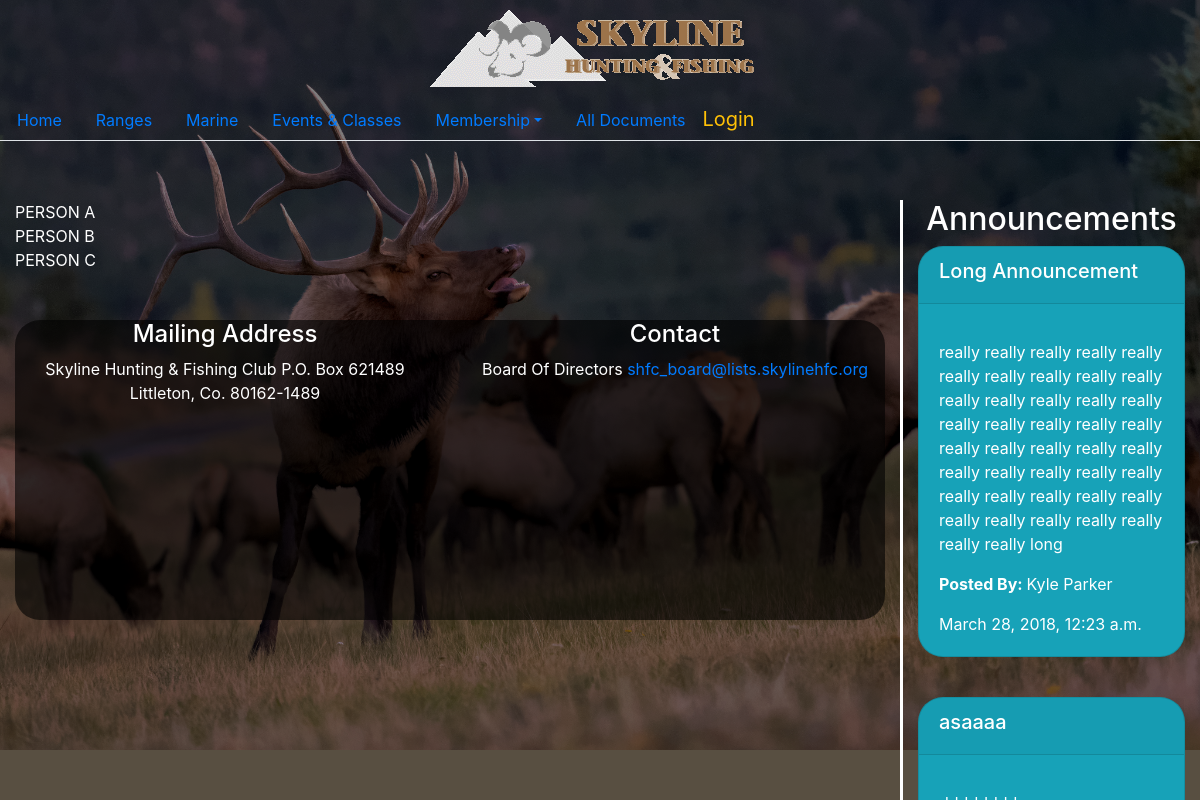
Page /about/ on the earlier database version.
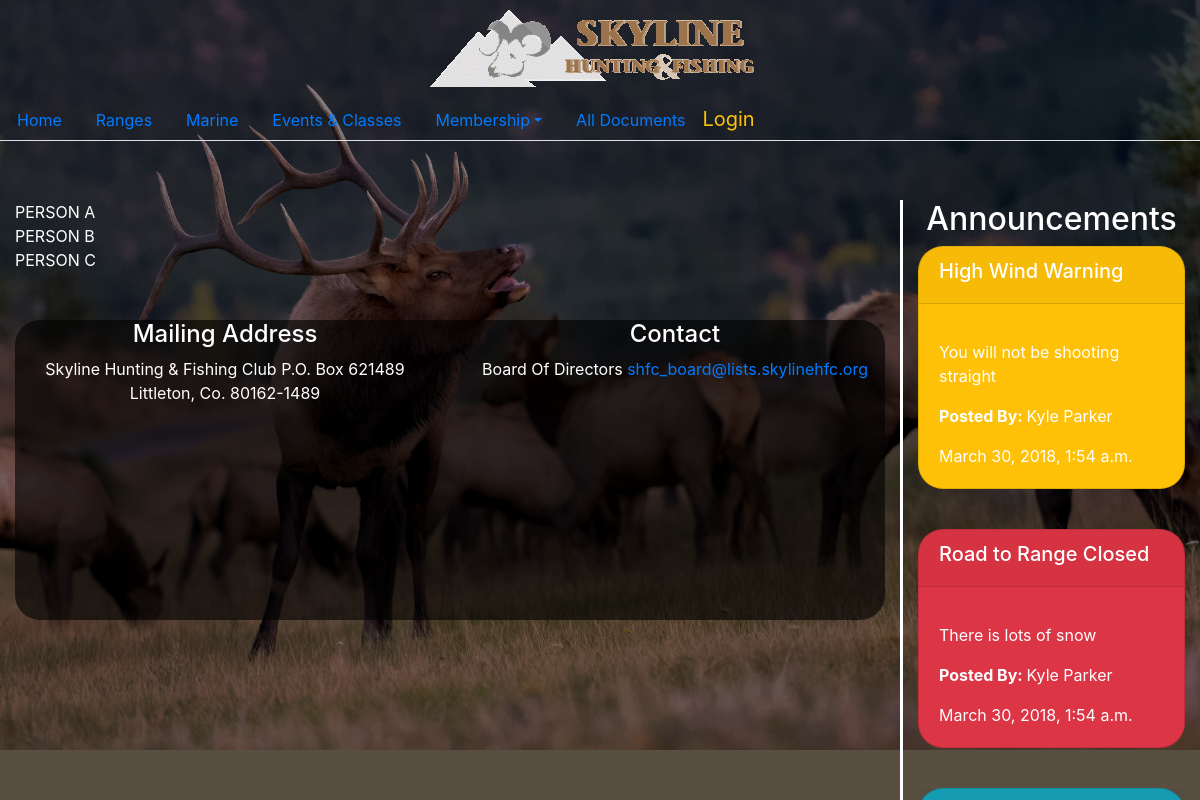
Same page on the later database version.
### home/models.py (models this page shows)
class NewAnnouncement(models.Model):
  ANNOUNCEMENT_TYPES = (
        ('danger', 'Critical'),
        ('info', 'Information'),
        ('warning', 'Warning'),
    )
  announcement_title = models.CharField(max_length=60, blank=False)
  announcement_type = models.CharField(max_length=7, choices=ANNOUNCEMENT_TYPES, blank=False)
  announcement_description = models.TextField(blank=False)
  announcement_date = models.DateTimeField(auto_now=True, blank=False)
  announcement_user = models.ForeignKey(User, on_delete=models.CASCADE, blank=False)
  class Meta:
        permissions=(
             ("edit_announcements","Can edit announcements"),
        )

### home/views.py (the view)
# urls.py: url(r'^about/$', views.about, name='about'),
def about(request):
  announcements = NewAnnouncement.objects.all().order_by('-announcement_date')[:20]
  question = {}
  return render(request, 'about.html', {'announcements': announcements})

### templates/about.html (shortened to what this page needs)
{% extends 'base.html' %}
{% block content %}
<div style="100vh">PERSON A</div>
<div style="100vh">PERSON B</div>
<div style="100vh">PERSON C</div>
{% endblock %}

### templates/base.html (shortened to what this page needs)
{% load static %}
<!DOCTYPE html>
<html class="h-100">
<head>
<link rel="stylesheet" type="text/css" href="{% static 'css/bootstrap.css' %}" />
<link rel="stylesheet" type="text/css" href="{% static 'css/bootstrap-grid.css' %}" />
<link rel="stylesheet" type="text/css" href="{% static 'css/bootstrap.min.css' %}" />
<link rel="stylesheet" type="text/css" href="{% static 'css/custom/custom.css' %}" />
<link rel="stylesheet" type="text/css" href="{% static 'css/custom/site.css' %}" />
<link rel="stylesheet" type="text/css" href="{% static 'fullcalendar-3.4.0/fullcalendar.min.css' %}"rel='stylesheet'/>
<link rel="stylesheet" type="text/css" href="{% static 'fullcalendar-3.4.0/fullcalendar.print.min.css'%}" rel='stylesheet' media='print' />
</head>
<body class="h-100" background="{% static 'images/bull_elk.jpg' %}">
    <div class="h-25" style="background-color: rgba(0, 0, 0, 0.5);
	color:white;">
    	<div class="col-12 text-center">
    		<a class="navbar-brand" href="{% url 'shfc:home'%}">
	  			<img src="{% static 'images/shfclogo.png' %}">
			</a>
    	</div>
		<ul class="nav nav-tabs">
			<li class="nav-item">
		  		<a class="nav-link" href="{% url 'shfc:home'%}">Home</a>
			</li>
	  		<li class="nav-item">
	  			<a class="nav-link" href="{% url 'shfc:range' %}">Ranges</a>
		  	</li>
	  		<li class="nav-item">
	  			<a class="nav-link" href="{% url 'shfc:marine'%}">Marine</a>
		  	</li>
	  		<li class="nav-item">
	  			<a class="nav-link" href="{% url 'shfc:events'%}">Events & Classes</a>
		  	</li>
		  	<li class="nav-item dropdown">
	  			<a class="nav-link dropdown-toggle" data-toggle="dropdown" aria-haspopup="true" aria-expanded="false" href="{% url 'shfc:membership'%}" roll="button">Membership</a>
		  	</li>
	  		<li class="nav-item">
	  			<a class="nav-link" href="{% url 'shfc:documents'%}">All Documents</a>
		  	</li>
		    {% if user.is_authenticated %}
	  		<li class="nav-item">
		  		<a class="navbar-brand text-warning" href="{% url 'logout' %}">Logout</a>
	  		</li>
	  		<li class="nav-item disabled">
	  			<h4>
	  				{{ user.username }}
	  			</h4>
	  		</li>
	  		{% else %}
	  		<li class="nav-item">
	  			<a  class="navbar-brand text-warning" href="{% url 'login' %}">
	  				Login
	  			</a>
	  		</li>
	  		{% endif %}
		</ul>
	</div>
  <main class="h-75">
    <div class="col-12 h-100">
    	<div class="row h-100">
    		<div class="col-9 containerClass h-100">
      		{% block content %}{% endblock %}
      		<br>
      		<br>
      		<footer class="h-50 customDivs" style="color:white">
	      		<div class="row">
	      			<div class="col-6 text-center">
	      				<h4>Mailing Address</h4>
	      				Skyline Hunting & Fishing Club
						P.O. Box 621489
						Littleton, Co. 80162-1489
	      			</div>
	      			<div class="col-6 text-center">
	      				<h4>Contact</h4>
	      				<address>
	      					Board Of Directors
	      					<a href="mailto:shfc_board@lists.skylinehfc.org">shfc_board@lists.skylinehfc.org</a>
	      				</address>
	      			</div>
	      		</div>
	      	</footer>
    		</div>
    		<div class="col-3 text-center containerClass h-100" style="border-left:solid">
    			<h2>Announcements</h2>
    			{% for announcement in announcements %}
    			<div class="card text-white bg-{{announcement.announcement_type}} mb-3 customDivs text-left">
  					<div class="card-header">
  						<h5>{{announcement.announcement_title}}</h5>
  					</div>
  					<div class="card-body">
   						<p class="card-text">{{announcement.announcement_description | linebreaks}}</p>
   						<p class="card-text"><b>Posted By: </b> {{announcement.announcement_user.first_name}} {{announcement.announcement_user.last_name}}</p>
    					<p class="card-text">{{announcement.announcement_date}}</p>
  					</div>
				</div>
    			<br>
    			{% endfor %}
    		</div>
    	</div>
    </div>
  </main>
</body>
</html>

Differences in the rows shown:
removed NewAnnouncement: announcement_title "Long Announcement", announcement_description "really really really really really really really really really really really really really really really really really really really really really really really really really really really really really really really really really really really really really really really really really really long", announcement_user.first_name "Kyle", announcement_user.last_name "Parker", announcement_date "March 28, 2018, 12:23 a.m."
removed NewAnnouncement: announcement_title "asaaaa"
now on this page (row edited): NewAnnouncement: announcement_title "High Wind Warning", announcement_description "You will not be shooting straight", announcement_user.first_name "Kyle", announcement_user.last_name "Parker", announcement_date "March 30, 2018, 1:54 a.m.", announcement_type "warning" (drawn)
now on this page (row edited): NewAnnouncement: announcement_title "Road to Range Closed", announcement_description "There is lots of snow", announcement_user.first_name "Kyle", announcement_user.last_name "Parker", announcement_date "March 30, 2018, 1:54 a.m.", announcement_type "danger" (drawn)
